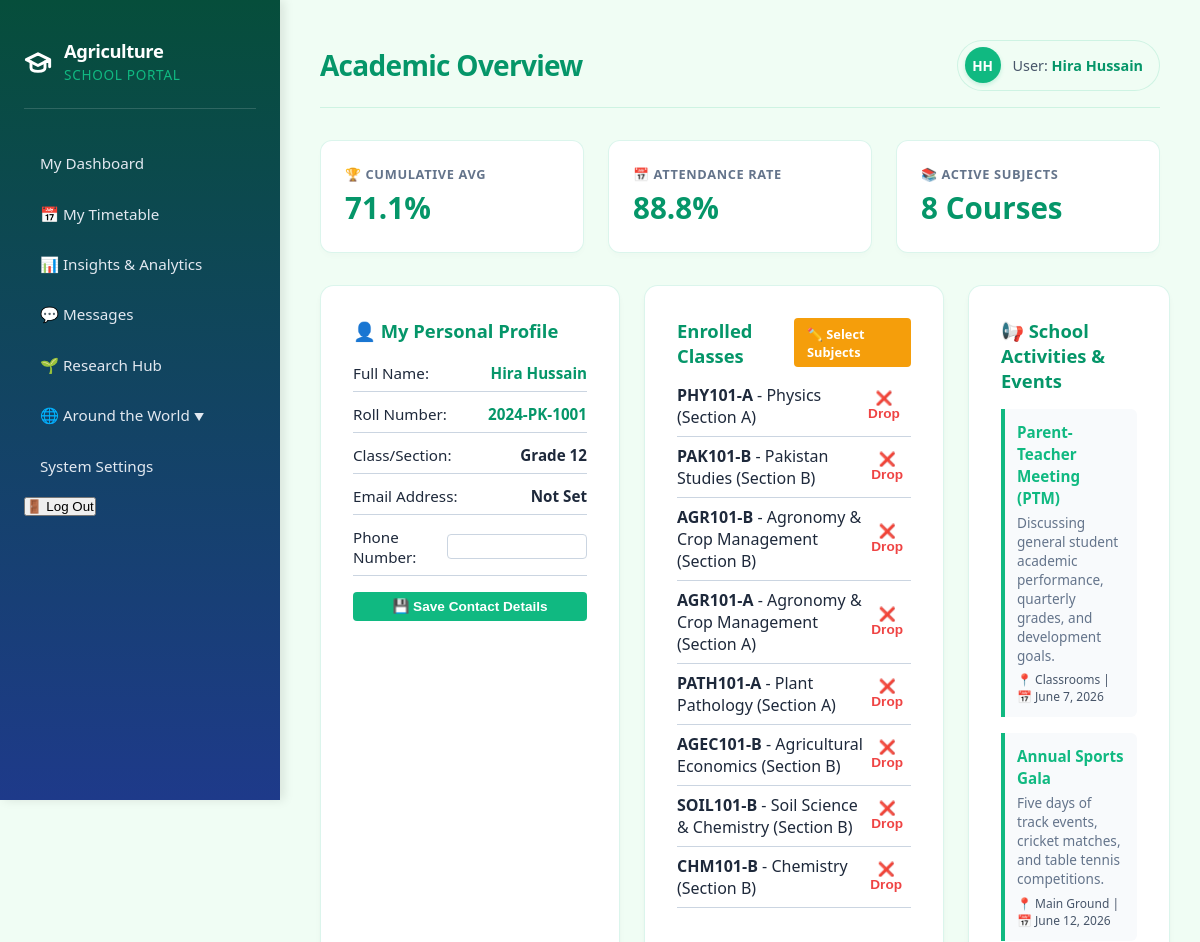
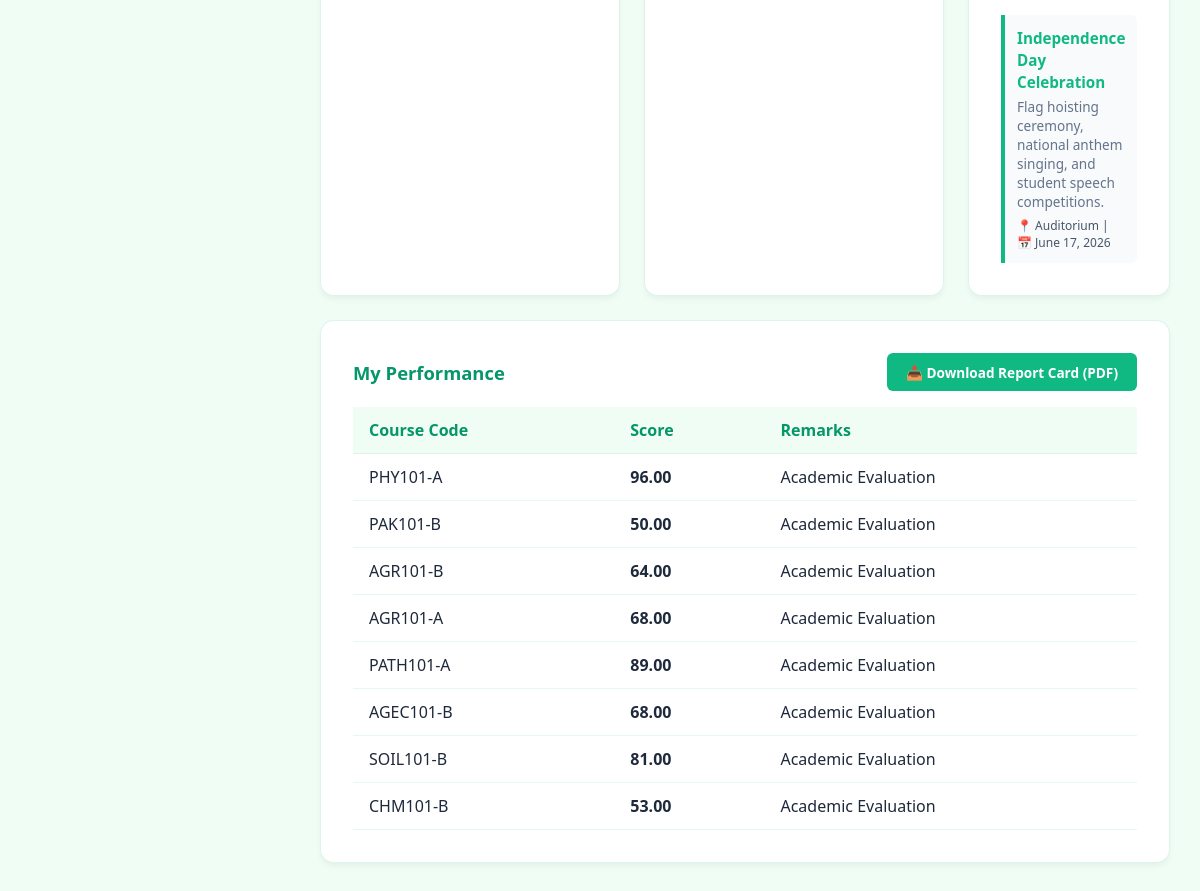
The app's page /student/dashboard/ (signed in) with its own data (2 pictures, top to bottom).
### core/models.py (models this page shows, shortened)
class User(AbstractUser):
    is_student = models.BooleanField(default=False)
    is_teacher = models.BooleanField(default=False)
    is_admin = models.BooleanField(default=False)
    @property
    def get_initials(self):
        if self.first_name and self.last_name:
            return f"{self.first_name[0]}{self.last_name[0]}".upper()
        return self.username[:2].upper()

class StudentProfile(models.Model):
    user = models.OneToOneField(User, on_delete=models.CASCADE, limit_choices_to={'is_student': True})
    roll_number = models.CharField(max_length=20, unique=True)
    date_of_birth = models.DateField(null=True, blank=True)
    class_name = models.CharField(max_length=50)
    phone_number = models.CharField(max_length=15, blank=True)

class Course(models.Model):
    name = models.CharField(max_length=100)
    code = models.CharField(max_length=10, unique=True)
    teacher = models.ForeignKey(TeacherProfile, on_delete=models.SET_NULL, null=True, related_name='courses')
    students = models.ManyToManyField(StudentProfile, related_name='courses', blank=True)
    day_of_week = models.CharField(max_length=15, default='Monday')
    start_time = models.TimeField(null=True, blank=True)
    end_time = models.TimeField(null=True, blank=True)

class SchoolActivity(models.Model):
    title = models.CharField(max_length=150)
    description = models.TextField()
    date = models.DateField()
    location = models.CharField(max_length=100, blank=True)
    class Meta:
        ordering = ['date']
        verbose_name_plural = "School Activities"

class Grade(models.Model):
    student = models.ForeignKey(StudentProfile, on_delete=models.CASCADE, related_name='grades')
    course = models.ForeignKey(Course, on_delete=models.CASCADE)
    score = models.DecimalField(max_digits=5, decimal_places=2)
    remarks = models.TextField(blank=True)

### core/views.py (the view, shortened to what this page needs)
# urls.py: path('student/dashboard/', views.StudentDashboardView.as_view(), name='student_dashboard'),
class StudentDashboardView(LoginRequiredMixin, UserPassesTestMixin, TemplateView):
    template_name = 'core/student_dashboard.html'
    def test_func(self):
        return self.request.user.is_student
    def get_context_data(self, **kwargs):
        context = super().get_context_data(**kwargs)
        student_profile = self.request.user.studentprofile
        context['courses'] = student_profile.courses.all()
        context['grades'] = Grade.objects.filter(student=student_profile)
        context['activities'] = SchoolActivity.objects.all()[:3]
        avg_score = Grade.objects.filter(student=student_profile).aggregate(Avg('score'))['score__avg']
        context['academic_average'] = round(avg_score, 1) if avg_score else 0.0
        total_att = Attendance.objects.filter(student=student_profile).count()
        present_att = Attendance.objects.filter(student=student_profile, status='Present').count()
        context['attendance_rate'] = round((present_att / total_att) * 100, 1) if total_att > 0 else 100.0
        return context

### core/templates/core/student_dashboard.html (shortened to what this page needs)
{% extends 'core/base.html' %}
{% block header_title %}Academic Overview{% endblock %}
{% block content %}
<div class="kpi-container" style="margin-bottom: 2rem;">
    <div class="kpi-card">
        <span class="kpi-label">🏆 Cumulative Avg</span>
        <span class="kpi-value">{{ academic_average }}%</span>
    </div>
    <div class="kpi-card">
        <span class="kpi-label">📅 Attendance Rate</span>
        <span class="kpi-value">{{ attendance_rate }}%</span>
    </div>
    <div class="kpi-card">
        <span class="kpi-label">📚 Active Subjects</span>
        <span class="kpi-value">{{ courses.count }} Courses</span>
    </div>
</div>
<div class="dashboard-grid">
    <div class="card">
        <h3>👤 My Personal Profile</h3>
        <form method="POST" style="margin-top: 1.25rem; display: flex; flex-direction: column; gap: 0.75rem; font-size: 0.95rem;">
            <div style="padding-bottom: 0.5rem; border-bottom: 1px solid var(--border-color); display: flex; justify-content: space-between;">
                <span>Full Name:</span> <strong style="color: var(--primary-hover);">{{ user.get_full_name|default:user.username }}</strong>
            </div>
            <div style="padding-bottom: 0.5rem; border-bottom: 1px solid var(--border-color); display: flex; justify-content: space-between;">
                <span>Roll Number:</span> <strong style="color: var(--primary-hover);">{{ user.studentprofile.roll_number }}</strong>
            </div>
            <div style="padding-bottom: 0.5rem; border-bottom: 1px solid var(--border-color); display: flex; justify-content: space-between;">
                <span>Class/Section:</span> <strong>{{ user.studentprofile.class_name }}</strong>
            </div>
            <div style="padding-bottom: 0.5rem; border-bottom: 1px solid var(--border-color); display: flex; justify-content: space-between;">
                <span>Email Address:</span> <strong>{{ user.email|default:"Not Set" }}</strong>
            </div>
            <div style="padding-bottom: 0.5rem; border-bottom: 1px solid var(--border-color); display: flex; align-items: center; justify-content: space-between; gap: 0.5rem;">
                <label for="id_phone" style="text-transform: none; font-weight: normal; letter-spacing: normal;">Phone Number:</label>
                <input type="text" id="id_phone" name="phone_number" value="{{ user.studentprofile.phone_number }}" style="padding: 0.25rem 0.5rem; border: 1px solid var(--border-color); border-radius: 0.25rem; width: 140px; font-weight: bold; text-align: right;">
            </div>
            <button type="submit" style="background-color: var(--primary-color); color: white; padding: 0.4rem; border: none; border-radius: 0.25rem; font-size: 0.85rem; font-weight: bold; cursor: pointer; margin-top: 0.25rem;">
                💾 Save Contact Details
            </button>
        </form>
    </div>
    <div class="card">
        <div style="display: flex; justify-content: space-between; align-items: center; margin-bottom: 0.5rem;">
            <h3 style="margin-bottom: 0;">Enrolled Classes</h3>
            <a href="{% url 'student_enrollment' %}" style="text-decoration: none; padding: 0.4rem 0.8rem; font-size: 0.8rem; background-color: #f59e0b; color: white; border-radius: 0.25rem; font-weight: bold; transition: transform 0.2s;">
                ✏️ Select Subjects
            </a>
        </div>
        <ul style="list-style: none;">
            {% for course in courses %}
                <li style="padding: 0.5rem 0; border-bottom: 1px solid var(--border-color); display: flex; justify-content: space-between; align-items: center;">
                    <span><strong>{{ course.code }}</strong> - {{ course.name }}</span>
                    <form action="{% url 'student_drop_course' course.id %}" method="post" style="margin: 0;">
                        <button type="submit" style="background: none; border: none; color: #ef4444; font-size: 0.85rem; font-weight: bold; cursor: pointer; padding: 0.25rem 0.5rem; border-radius: 0.25rem; transition: background 0.2s;">
                            ❌ Drop
                        </button>
                    </form>
                </li>
            {% empty %}
                <li style="color: #64748b; margin-top: 1rem;">No subjects selected. Click 'Select Subjects' to self-enroll.</li>
            {% endfor %}
        </ul>
    </div>
    <div class="card">
        <h3>📢 School Activities & Events</h3>
        <div style="display: flex; flex-direction: column; gap: 1rem; margin-top: 1rem;">
            {% for act in activities %}
                <div style="padding: 0.75rem; border-left: 4px solid var(--primary-color); background-color: #f8fafc; border-radius: 0 0.375rem 0.375rem 0;">
                    <strong style="color: var(--primary-color); font-size: 0.95rem;">{{ act.title }}</strong>
                    <p style="font-size: 0.85rem; color: #64748b; margin-top: 0.25rem;">{{ act.description }}</p>
                    <span style="font-size: 0.75rem; font-weight: 500; display: block; margin-top: 0.4rem; color: #475569;">
                        📍 {{ act.location }} | 📅 {{ act.date }}
                    </span>
                </div>
            {% empty %}
                <p>No upcoming events.</p>
            {% endfor %}
        </div>
    </div>
    <div class="card" style="grid-column: span 3;">
        <div style="display: flex; justify-content: space-between; align-items: center; margin-bottom: 1rem;">
            <h3 style="margin-bottom: 0;">My Performance</h3>
            <a href="{% url 'report_card_pdf' %}" style="text-decoration: none; padding: 0.6rem 1.20rem; font-size: 0.85rem; background-color: var(--primary-color); color: white; border-radius: 0.375rem; font-weight: 700; transition: transform 0.2s; display: inline-flex; align-items: center; gap: 0.4rem;">
                📥 Download Report Card (PDF)
            </a>
        </div>
        <table>
            <thead>
                <tr>
                    <th>Course Code</th>
                    <th>Score</th>
                    <th>Remarks</th>
                </tr>
            </thead>
            <tbody>
                {% for grade in grades %}
                <tr>
                    <td>{{ grade.course.code }}</td>
                    <td><strong>{{ grade.score }}</strong></td>
                    <td>{{ grade.remarks|default:"-" }}</td>
                </tr>
                {% empty %}
                <tr>
                    <td colspan="3">No grades issued.</td>
                </tr>
                {% endfor %}
            </tbody>
        </table>
    </div>
</div>
{% endblock %}

### core/templates/core/base.html (shortened to what this page needs)
<!DOCTYPE html>
<html lang="en">
<head>
</head>
<body>
    <aside>
        <div class="sidebar-header">
            <svg xmlns="http://www.w3.org/2000/svg" width="28" height="28" viewBox="0 0 24 24" fill="none" stroke="currentColor" stroke-width="2.5" stroke-linecap="round" stroke-linejoin="round">
                <path d="M22 10v6M2 10l10-5 10 5-10 5-10-5z"/>
                <path d="M6 12v5c0 2 2 3 6 3s6-1 6-3v-5"/>
            </svg>
            <h2>Agriculture<br><span>School Portal</span></h2>
        </div>
        <nav>
            <ul>
                {% if user.is_authenticated %}
                    {% if user.is_student %}
                        <li><a href="{% url 'student_dashboard' %}">My Dashboard</a></li>
                        <li><a href="{% url 'student_timetable' %}">📅 My Timetable</a></li>
                    {% elif user.is_teacher %}
                        <li><a href="{% url 'teacher_dashboard' %}">Teacher Dashboard</a></li>
                    {% endif %}
                    <li><a href="{% url 'analytics' %}">📊 Insights & Analytics</a></li>
                    <li><a href="{% url 'messages' %}">💬 Messages</a></li>
                    <li><a href="{% url 'research_hub' %}">🌱 Research Hub</a></li>
                    <li>
                        <button class="nav-btn dropdown-trigger" onclick="toggleDropdown()">
                            <span>🌐 Around the World</span>
                            <span id="dropdown-arrow" class="arrow-icon">▼</span>
                        </button>
                    </li>
                    <li><a href="{% url 'admin:index' %}">System Settings</a></li>
                    <li>
                        <form action="{% url 'logout' %}" method="post" style="width: 100%;">
                            <button type="submit" class="logout-btn">🚪 Log Out</button>
                        </form>
                    </li>
                {% endif %}
            </ul>
        </nav>
    </aside>
    <main class="animate-fade-in-up">
        <header>
            <h1>{% block header_title %}Dashboard{% endblock %}</h1>
            {% if user.is_authenticated %}
            <div class="header-user-badge">
                <div class="avatar-circle">
                    {{ user.get_initials }}
                </div>
                <div style="font-weight: 500; font-size: 0.9rem; color: #475569;">
                    User: <span style="font-weight: 700; color: var(--primary-hover);">{{ user.get_full_name|default:user.username }}</span>
                </div>
            </div>
            {% endif %}
        </header>
        <section class="content">
            {% block content %}{% endblock %}
        </section>
    </main>
</body>
</html>

### core/templates/core/base.html (style rules this page uses)
:root { --primary-color: #10b981; --primary-hover: #059669; --background-color: #f0fdf4; --card-background: #ffffff; --text-color: #1e293b; --border-color: #cbd5e1; --sidebar-gradient: linear-gradient(180deg, #064e3b 0%, #1e3a8a 100%); }
* { box-sizing: border-box; margin: 0; padding: 0; }
.animate-fade-in-up { animation: fadeInUp 0.4s cubic-bezier(0.16, 1, 0.3, 1) forwards; }
body { font-family: system-ui, -apple-system, sans-serif; background-color: var(--background-color); color: var(--text-color); display: grid; grid-template-columns: 280px 1fr; min-height: 100vh; }
aside { background: var(--sidebar-gradient); padding: 2.5rem 1.5rem; display: flex; flex-direction: column; gap: 2rem; position: sticky; top: 0; height: 100vh; color: #ffffff; box-shadow: 4px 0 10px rgba(0, 0, 0, 0.1); }
.sidebar-header { display: flex; align-items: center; gap: 0.75rem; padding-bottom: 1.5rem; border-bottom: 1px solid rgba(255, 255, 255, 0.15); }
.sidebar-header h2 { font-size: 1.15rem; font-weight: 800; color: #ffffff; letter-spacing: -0.025em; line-height: 1.2; }
.sidebar-header h2 span { font-weight: 500; font-size: 0.85rem; color: var(--primary-color); text-transform: uppercase; letter-spacing: 0.05em; }
aside nav ul { list-style: none; display: flex; flex-direction: column; gap: 0.4rem; }
aside nav a, aside nav button.nav-btn { text-decoration: none; color: #e2e8f0; padding: 0.75rem 1rem; border-radius: 0.5rem; display: block; width: 100%; text-align: left; background: none; border: none; font-family: inherit; font-size: 0.95rem; font-weight: 500; cursor: pointer; transition: all 0.2s cubic-bezier(0.4, 0, 0.2, 1); }
.dropdown-trigger { display: flex; justify-content: space-between; align-items: center; }
.arrow-icon { font-size: 0.65rem; transition: transform 0.3s ease; }
main { padding: 2.5rem; display: flex; flex-direction: column; gap: 2rem; overflow-y: auto; }
header { display: flex; justify-content: space-between; align-items: center; border-bottom: 1px solid rgba(16, 185, 129, 0.15); padding-bottom: 1rem; }
header h1 { font-size: 1.75rem; font-weight: 800; letter-spacing: -0.025em; color: var(--primary-hover); }
.kpi-container { display: grid; grid-template-columns: repeat(auto-fit, minmax(220px, 1fr)); gap: 1.5rem; width: 100%; }
.kpi-card { background-color: var(--card-background); border-radius: 0.75rem; padding: 1.5rem; border: 1px solid rgba(16, 185, 129, 0.15); box-shadow: 0 4px 6px -1px rgba(0, 0, 0, 0.02); display: flex; flex-direction: column; gap: 0.25rem; transition: all 0.3s ease; }
.kpi-value { font-size: 1.85rem; font-weight: 800; color: var(--primary-hover); }
.kpi-label { font-size: 0.8rem; font-weight: 600; text-transform: uppercase; color: #64748b; letter-spacing: 0.05em; }
.dashboard-grid { display: grid; grid-template-columns: repeat(auto-fit, minmax(300px, 1fr)); gap: 1.5rem; }
.card { background-color: var(--card-background); border: 1px solid rgba(16, 185, 129, 0.15); border-radius: 0.85rem; padding: 2rem; box-shadow: 0 4px 6px -1px rgba(0, 0, 0, 0.05); transition: all 0.3s cubic-bezier(0.4, 0, 0.2, 1); }
.card h3 { font-size: 1.15rem; font-weight: 700; color: var(--primary-hover); margin-bottom: 0.5rem; }
table { width: 100%; border-collapse: collapse; margin-top: 1rem; }
th, td { text-align: left; padding: 0.75rem 1rem; border-bottom: 1px solid rgba(16, 185, 129, 0.1); }
th { background-color: #f0fdf4; font-weight: 600; color: var(--primary-hover); }
.header-user-badge { display: flex; align-items: center; gap: 0.75rem; background-color: #f0fdf4; padding: 0.4rem 1rem 0.4rem 0.4rem; border-radius: 2rem; border: 1px solid rgba(16, 185, 129, 0.15); }
.avatar-circle { width: 36px; height: 36px; border-radius: 50%; background-color: var(--primary-color); color: #ffffff; display: flex; align-items: center; justify-content: center; font-weight: 800; font-size: 0.85rem; box-shadow: 0 2px 4px rgba(16, 185, 129, 0.2); }

### records on screen
User: get_initials "HH", get_full_name "Hira Hussain", studentprofile.roll_number "2024-PK-1001", studentprofile.class_name "Grade 12", email "Not Set"
Course: code "PHY101-A", name "Physics (Section A)"
Course: code "PAK101-B", name "Pakistan Studies (Section B)"
Course: code "AGR101-B", name "Agronomy & Crop Management (Section B)"
Course: code "AGR101-A", name "Agronomy & Crop Management (Section A)"
Course: code "PATH101-A", name "Plant Pathology (Section A)"
Course: code "AGEC101-B", name "Agricultural Economics (Section B)"
Course: code "SOIL101-B", name "Soil Science & Chemistry (Section B)"
Course: code "CHM101-B", name "Chemistry (Section B)"
SchoolActivity: title "Parent-Teacher Meeting (PTM)", description "Discussing general student academic performance, quarterly grades, and development goals.", location "Classrooms", date "June 7, 2026"
SchoolActivity: title "Annual Sports Gala", description "Five days of track events, cricket matches, and table tennis competitions.", location "Main Ground", date "June 12, 2026"
SchoolActivity: title "Independence Day Celebration", description "Flag hoisting ceremony, national anthem singing, and student speech competitions.", location "Auditorium", date "June 17, 2026"
Grade: course.code "PHY101-A", score "96.00", remarks "Academic Evaluation"
Grade: course.code "PAK101-B", score "50.00", remarks "Academic Evaluation"
Grade: course.code "AGR101-B", score "64.00", remarks "Academic Evaluation"
Grade: course.code "AGR101-A", score "68.00", remarks "Academic Evaluation"
Grade: course.code "PATH101-A", score "89.00", remarks "Academic Evaluation"
Grade: course.code "AGEC101-B", score "68.00", remarks "Academic Evaluation"
Grade: course.code "SOIL101-B", score "81.00", remarks "Academic Evaluation"
Grade: course.code "CHM101-B", score "53.00", remarks "Academic Evaluation"

### other values on screen
{{ academic_average }} "71.1"
{{ attendance_rate }} "88.8"
{{ courses.count }} "8"
